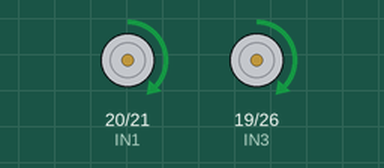
This program was run on a simulated Raspberry Pi (BCM pin numbers). On the bench: motor-driver pin pairs drawn as motors (green arrow = first pin HIGH = forward, orange = second pin HIGH = backward, longer = more drive, scaled by the enable pin).

Above: at 2.1 s.
At 6.1 s:
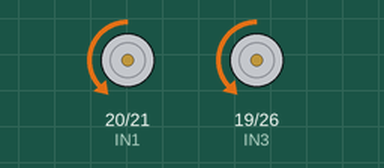
At 14.1 s:
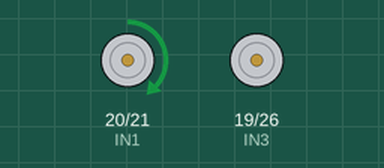
At 26.1 s:
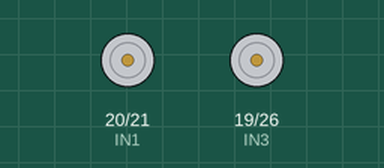
Timing chart, 0 to 27.6 s (numbered marks = the images above):
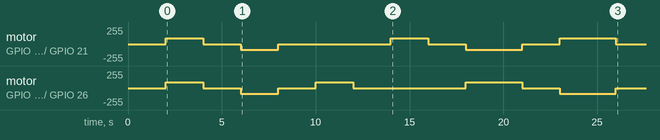

The program:

CarRun.py
```python
import RPi.GPIO as GPIO
import time

#小车电机引脚定义
IN1 = 20
IN2 = 21
IN3 = 19
IN4 = 26
ENA = 16
ENB = 13

#设置GPIO口为BCM编码方式
GPIO.setmode(GPIO.BCM)

#忽略警告信息
GPIO.setwarnings(False)

#电机引脚初始化操作
def motor_init():
    global pwm_ENA
    global pwm_ENB
    global delaytime
    GPIO.setup(ENA,GPIO.OUT,initial=GPIO.HIGH)
    GPIO.setup(IN1,GPIO.OUT,initial=GPIO.LOW)
    GPIO.setup(IN2,GPIO.OUT,initial=GPIO.LOW)
    GPIO.setup(ENB,GPIO.OUT,initial=GPIO.HIGH)
    GPIO.setup(IN3,GPIO.OUT,initial=GPIO.LOW)
    GPIO.setup(IN4,GPIO.OUT,initial=GPIO.LOW)
    #设置pwm引脚和频率为2000hz
    pwm_ENA = GPIO.PWM(ENA, 2000)
    pwm_ENB = GPIO.PWM(ENB, 2000)
    pwm_ENA.start(0)
    pwm_ENB.start(0)

#小车前进
def run(delaytime):
    GPIO.output(IN1, GPIO.HIGH)
    GPIO.output(IN2, GPIO.LOW)
    GPIO.output(IN3, GPIO.HIGH)
    GPIO.output(IN4, GPIO.LOW)
    pwm_ENA.ChangeDutyCycle(35)
    pwm_ENB.ChangeDutyCycle(35)
    time.sleep(delaytime)

#小车后退
def back(delaytime):
    GPIO.output(IN1, GPIO.LOW)
    GPIO.output(IN2, GPIO.HIGH)
    GPIO.output(IN3, GPIO.LOW)
    GPIO.output(IN4, GPIO.HIGH)
    pwm_ENA.ChangeDutyCycle(35)
    pwm_ENB.ChangeDutyCycle(35)
    time.sleep(delaytime)

#小车左转
def left(delaytime):
    GPIO.output(IN1, GPIO.LOW)
    GPIO.output(IN2, GPIO.LOW)
    GPIO.output(IN3, GPIO.HIGH)
    GPIO.output(IN4, GPIO.LOW)
    pwm_ENA.ChangeDutyCycle(35)
    pwm_ENB.ChangeDutyCycle(35)
    time.sleep(delaytime)

#小车右转
def right(delaytime):
    GPIO.output(IN1, GPIO.HIGH)
    GPIO.output(IN2, GPIO.LOW)
    GPIO.output(IN3, GPIO.LOW)
    GPIO.output(IN4, GPIO.LOW)
    pwm_ENA.ChangeDutyCycle(35)
    pwm_ENB.ChangeDutyCycle(35)
    time.sleep(delaytime)

#小车原地左转
def spin_left(delaytime):
    GPIO.output(IN1, GPIO.LOW)
    GPIO.output(IN2, GPIO.HIGH)
    GPIO.output(IN3, GPIO.HIGH)
    GPIO.output(IN4, GPIO.LOW)
    pwm_ENA.ChangeDutyCycle(35)
    pwm_ENB.ChangeDutyCycle(35)
    time.sleep(delaytime)

#小车原地右转
def spin_right(delaytime):
    GPIO.output(IN1, GPIO.HIGH)
    GPIO.output(IN2, GPIO.LOW)
    GPIO.output(IN3, GPIO.LOW)
    GPIO.output(IN4, GPIO.HIGH)
    pwm_ENA.ChangeDutyCycle(35)
    pwm_ENB.ChangeDutyCycle(35)
    time.sleep(delaytime)

#小车停止
def brake(delaytime):
    GPIO.output(IN1, GPIO.LOW)
    GPIO.output(IN2, GPIO.LOW)
    GPIO.output(IN3, GPIO.LOW)
    GPIO.output(IN4, GPIO.LOW)
    pwm_ENA.ChangeDutyCycle(35)
    pwm_ENB.ChangeDutyCycle(35)
    time.sleep(delaytime)

#延时2s
time.sleep(2)

#try/except语句用来检测try语句块中的错误，
#从而让except语句捕获异常信息并处理。
#小车循环前进1s，后退1s，左转2s，右转2s，原地左转3s
#原地右转3s，停止1s。
try:
    motor_init()
    while True:
        run(2)
        brake(2)
        back(2)
        brake(2)
        left(2)
        brake(2)
        right(2)
        brake(2)
        spin_left(3)
        brake(2)
        spin_right(3)
        brake(20)
except KeyboardInterrupt:
    pass
pwm_ENA.stop()
pwm_ENB.stop()
GPIO.cleanup()
```

Measured:
- by itself, motor on GPIO 20 (IN1) / GPIO 21 (IN2): stopped → forward 89/255 at 2.0 s, → stopped 2.0 s later, → backward 89/255 2.0 s later, → stopped 2.0 s later, … (10 changes in this stretch)
- by itself, motor on GPIO 19 (IN3) / GPIO 26 (IN4): stopped → forward 89/255 at 2.0 s, → stopped 2.0 s later, → backward 89/255 2.0 s later, → stopped 2.0 s later, … (10 changes in this stretch)
